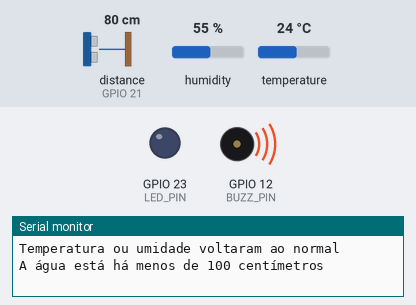
Simulated run of this sketch. Board: ESP32. Shown: output pins drawn as LEDs (lit = HIGH), buzzer (waves = sounding), the last lines printed to the serial monitor. Wiring (from diagram.json): ultrasonic range finder: trigger GPIO 22; echo GPIO 21. The inputs (shaded band) are chosen by the test bench; at power-on: temperature 24 °C, distance to the obstacle (sensor on GPIO 21) 80 cm, humidity 55 %. The echo pulse lasts 58.3 µs per cm; pins used as bus, display or sensor lines are not drawn.

Above: at 3.2 s.
3.3 s: temperature set to 17.6 °C
6.8 s: temperature set to 16.3 °C
At 8.8 s:
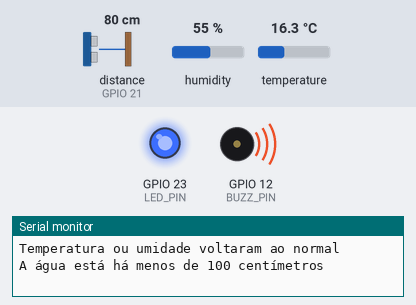
11.7 s: distance to the obstacle (sensor on GPIO 21) set to 97 cm
15.2 s: distance to the obstacle (sensor on GPIO 21) set to 104 cm
At 16.6 s:
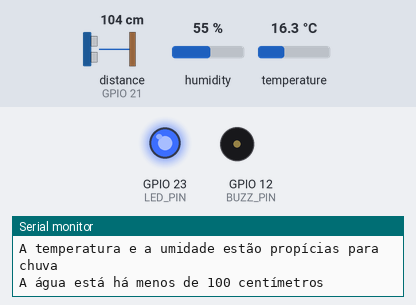
21.2 s: distance to the obstacle (sensor on GPIO 21) set to 2 cm
At 22.0 s:
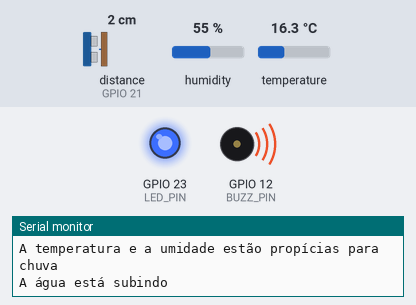
25.7 s: distance to the obstacle (sensor on GPIO 21) set to 120 cm
At 27.7 s:
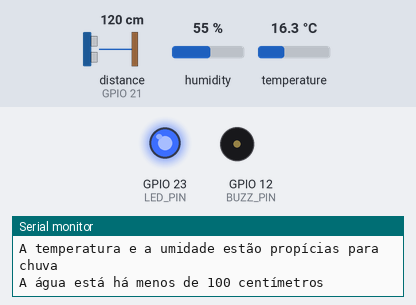
Timing chart, 0 to 28.8 s (numbered marks = the images above; inputs shaded):
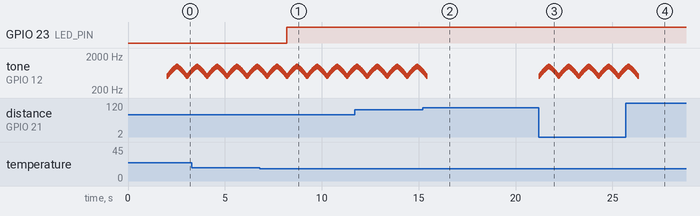

Measured:
- the behaviour switches between 17.1 and 17 °C on temperature (found by bisection; images 0 and 1)
- the behaviour switches between 100 and 101 cm on distance to the obstacle (sensor on GPIO 21) (found by bisection; images 1 and 2)
- after the input at 6.8 s, GPIO 23 (LED_PIN): LOW → HIGH after 1.4 s
- after the input at 15.2 s, tone on GPIO 12 (BUZZ_PIN): goes on until 15.4 s, then stays silent
- after the input at 21.2 s, tone on GPIO 12 (BUZZ_PIN): plays 500 Hz for 0.01 s, 510 Hz for 0.01 s, 520 Hz for 0.01 s, 530 Hz for 0.01 s, 540 Hz for 0.01 s, 550 Hz for 0.01 s … (440 notes in this stretch), starting at once
- after the input at 25.7 s, tone on GPIO 12 (BUZZ_PIN): goes on until 26.3 s, then stays silent
- by itself, tone on GPIO 12 (BUZZ_PIN): plays 850 Hz for 0.01 s, 840 Hz for 0.01 s, 830 Hz for 0.01 s, 820 Hz for 0.01 s, 810 Hz for 0.01 s, 800 Hz for 0.01 s … (479 notes in this stretch)

The sketch:

prog.ino
```cpp
#include <DHT.h>  // Biblioteca para o sensor DHT22 (temperatura e umidade)

// Definição dos pinos usados pelos sensores e atuadores
#define LED_PIN 23       // LED que indica condições de chuva
#define TRIG_PIN 22      // Pino Trigger do sensor ultrassônico
#define ECHO_PIN 21      // Pino Echo do sensor ultrassônico
#define DHT_PIN 27       // Pino do sensor DHT22
#define DHTTYPE DHT22    // Definindo o tipo do sensor DHT
#define BUZZ_PIN 12      // Pino conectado ao buzzer

// Configuração do PWM para o buzzer (controle de som)
#define BUZZ_PWM_CHANNEL 0    // Canal PWM usado no ESP32
#define BUZZ_RESOLUTION 8     // Resolução em bits do PWM
#define BUZZ_FREQUENCY 5000   // Frequência do PWM para o buzzer

// Cria um objeto para o sensor DHT22 com o pino definido
DHT dht(DHT_PIN, DHTTYPE);

unsigned long previousMillis = 0; // Variável para controlar o intervalo de tempo entre leituras
const long interval = 2500; // Intervalo (2,5 segundos)

int sampleNumber = 1; // Contador para número da amostra, usado para simular data e hora

// Função para tocar uma frequência no buzzer usando PWM
void buzzerTone(int freq) {
  ledcWriteTone(BUZZ_PWM_CHANNEL, freq);
}

// Função para desligar o som do buzzer
void buzzerNoTone() {
  ledcWriteTone(BUZZ_PWM_CHANNEL, 0);
}

// Função que realiza a leitura da distância usando sensor ultrassônico HC-SR04
float lerDistancia() {
  digitalWrite(TRIG_PIN, LOW);       // Garante que o trigger está baixo
  delayMicroseconds(2);              // Pequena pausa para estabilização
  digitalWrite(TRIG_PIN, HIGH);      // Envia pulso de trigger
  delayMicroseconds(10);             // Pulso de 10 microssegundos
  digitalWrite(TRIG_PIN, LOW);       // Para o pulso

  // Mede o tempo que o pulso demora para voltar (em microssegundos)
  long duracao = pulseIn(ECHO_PIN, HIGH);

  // Converte o tempo para distância em cm (velocidade do som ~0.034 cm/us)
  return duracao * 0.034 / 2;
}

void setup() {
  Serial.begin(115200);  // Inicializa comunicação serial para debug/impressão
  dht.begin(); // Inicializa o sensor DHT22
  delay(2000); // Dois segundos pra estabilizar o código

  // Configura os pinos como entrada ou saída conforme o uso
  pinMode(LED_PIN, OUTPUT);
  pinMode(TRIG_PIN, OUTPUT);
  pinMode(ECHO_PIN, INPUT);

  // Configura o canal PWM para o buzzer
  ledcSetup(BUZZ_PWM_CHANNEL, BUZZ_FREQUENCY, BUZZ_RESOLUTION);
  ledcAttachPin(BUZZ_PIN, BUZZ_PWM_CHANNEL);

  Serial.println("\nSistema em execução\n");  // Mensagem inicial
}

void loop() {
  // Lê temperatura em °C e umidade relativa do sensor DHT22
  float temp = dht.readTemperature();
  float umid = dht.readHumidity();

  // Se a leitura falhar, avisa e interrompe o loop atual
  if (isnan(temp) || isnan(umid)) {
    Serial.println("Falha na leitura do sensor DHT!");
    return;
  }

  // Lê a distância da água usando o sensor ultrassônico
  float distance = lerDistancia();

  // Acende o LED se a temperatura e umidade indicarem possibilidade de chuva
  if (temp <= 17.0 && umid >= 45) {
    digitalWrite(LED_PIN, HIGH);
  } else {
    digitalWrite(LED_PIN, LOW);
  }

  // Controla o buzzer: se a água estiver muito próxima, toca um som crescente e decrescente
  if (distance <= 100) {
    for (int freq = 500; freq <= 1000; freq += 10) {
      buzzerTone(freq);
      delay(10);
    }
    for (int freq = 1000; freq >= 500; freq -= 10) {
      buzzerTone(freq);
      delay(10);
    }
    buzzerNoTone();
  } else {
    buzzerNoTone();  // Se distância maior que 100, buzzer desligado
  }

  // Controle para realizar leituras e impressões a cada intervalo de 2,5 segundos
  unsigned long currentMillis = millis();

  if (currentMillis - previousMillis >= interval) {
    previousMillis = currentMillis;

    // Simula data e hora baseado no número de amostras coletadas
    unsigned long totalMinutes = (sampleNumber - 1) * 30; // Cada amostra equivale a 30 minutos
    int hour = (totalMinutes / 60) % 24;                 // Horas no formato 24h
    int minute = totalMinutes % 60;                       // Minutos
    int day = 1 + (totalMinutes / (24 * 60));             // Dia do mês (inicia em 1)

    // Imprime os dados no formato CSV para facilitar leitura
    Serial.print("Dia ");
    Serial.print(day);
    Serial.print(", ");
    if (hour < 10) Serial.print("0");   // Zero à esquerda para horas < 10
    Serial.print(hour);
    Serial.print(":");
    if (minute < 10) Serial.print("0"); // Zero à esquerda para minutos < 10
    Serial.print(minute);
    Serial.print(", ");
    Serial.print("Temperatura: ");
    Serial.print(temp, 2);
    Serial.print("°C, ");
    Serial.print("Umidade: ");
    Serial.print((int)umid);
    Serial.print("%, ");
    Serial.print("Distância da Água: ");
    Serial.print(distance);
    Serial.print("cm, ");
    Serial.print("Amostra: ");
    Serial.print(sampleNumber);
    Serial.print("\r\n");

    // Mensagens que aparecem a cada amostra, repetindo enquanto condição for verdadeira
    if (temp <= 17.0 && umid >= 45) {
      Serial.println("A temperatura e a umidade estão propícias para chuva\n");
    } else {
      Serial.println("Temperatura ou umidade voltaram ao normal\n");
    }

    if (distance <= 100) {
      Serial.println("A água está há menos de 100 centímetros\n");
    } else if (distance > 100 && distance <= 250) {
      Serial.println("A água está subindo\n");
    } else if (distance > 250) {
      Serial.println("A água abaixou\n");
    }

    // Incrementa o número da amostra para próxima simulação de tempo
    sampleNumber++;
  }
}
```
